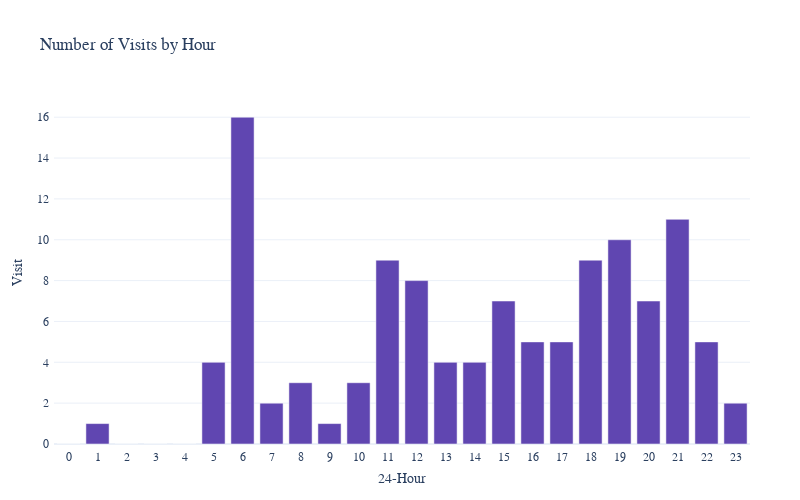

This figure's notebook cell:
### Code cell
# Create a DataFrame with all 24 hours
all_hours = pd.DataFrame({'Hour': range(24)})

# Merge the DataFrames to include all hours
merged_df = all_hours.merge(df.groupby('Hour')['Datetime'].count(), on='Hour', how='left')

# Rename the column for clarity
merged_df.rename(columns={'Datetime': 'Visit'}, inplace=True)

# Fill the NaN values with 0
merged_df.fillna(0, inplace=True)

# Plot the number of check-ins by hour
fig = px.bar(merged_df, x='Hour', y='Visit')

# Show all labels on the x-axis
fig.update_xaxes(tickmode='linear')

# Change plotly theme
fig.layout.template = 'plotly_white'

# Change y-axis title
fig.update_yaxes(title_text='Visit')

# Remove x-axis title
fig.update_xaxes(title_text='24-Hour')

# Change title
fig.update_layout(title_text='Number of Visits by Hour')

# Change the bar color
fig.update_traces(marker_color='#6046b1')

# Change the font to conthrax
fig.update_layout(font_family='Conthrax')

# Change hoverlabel information
fig.update_traces(hovertemplate='Hour: %{x}<br>Visits: %{y}')

# Change figute size
fig.update_layout(
    autosize=False,
    width=800,
    height=500,
    margin=dict(
        l=50,
        r=50,
        b=50,
        t=100,
        pad=4
    ),
)


fig.show()

# Save the image
fig.write_image("Number of Visits by Hour.png")

### Figure 1 — Plotly figure (JSON) as saved in the notebook; plotly's stock layout.template omitted (floating-point values rounded to 4 significant figures)
{"data": [{"alignmentgroup": "True", "hovertemplate": "Hour: %{x}<br>Visits: %{y}", "legendgroup": "", "marker": {"color": "#6046b1", "pattern": {"shape": ""}}, "name": "", "offsetgroup": "", "orientation": "v", "showlegend": false, "textposition": "auto", "type": "bar", "x": [0, 1, 2, 3, 4, 5, 6, 7, 8, 9, 10, 11, 12, 13, 14, 15, 16, 17, 18, 19, 20, 21, 22, 23], "xaxis": "x", "y": [0, 1, 0, 0, 0, 4, 16, 2, 3, 1, 3, 9, 8, 4, 4, 7, 5, 5, 9, 10, 7, 11, 5, 2], "yaxis": "y"}], "layout": {"autosize": false, "barmode": "relative", "font": {"family": "Conthrax"}, "height": 500, "legend": {"tracegroupgap": 0}, "margin": {"b": 50, "l": 50, "pad": 4, "r": 50, "t": 100}, "title": {"text": "Number of Visits by Hour"}, "width": 800, "xaxis": {"anchor": "y", "domain": [0, 1], "tickmode": "linear", "title": {"text": "24-Hour"}}, "yaxis": {"anchor": "x", "domain": [0, 1], "title": {"text": "Visit"}}}}
